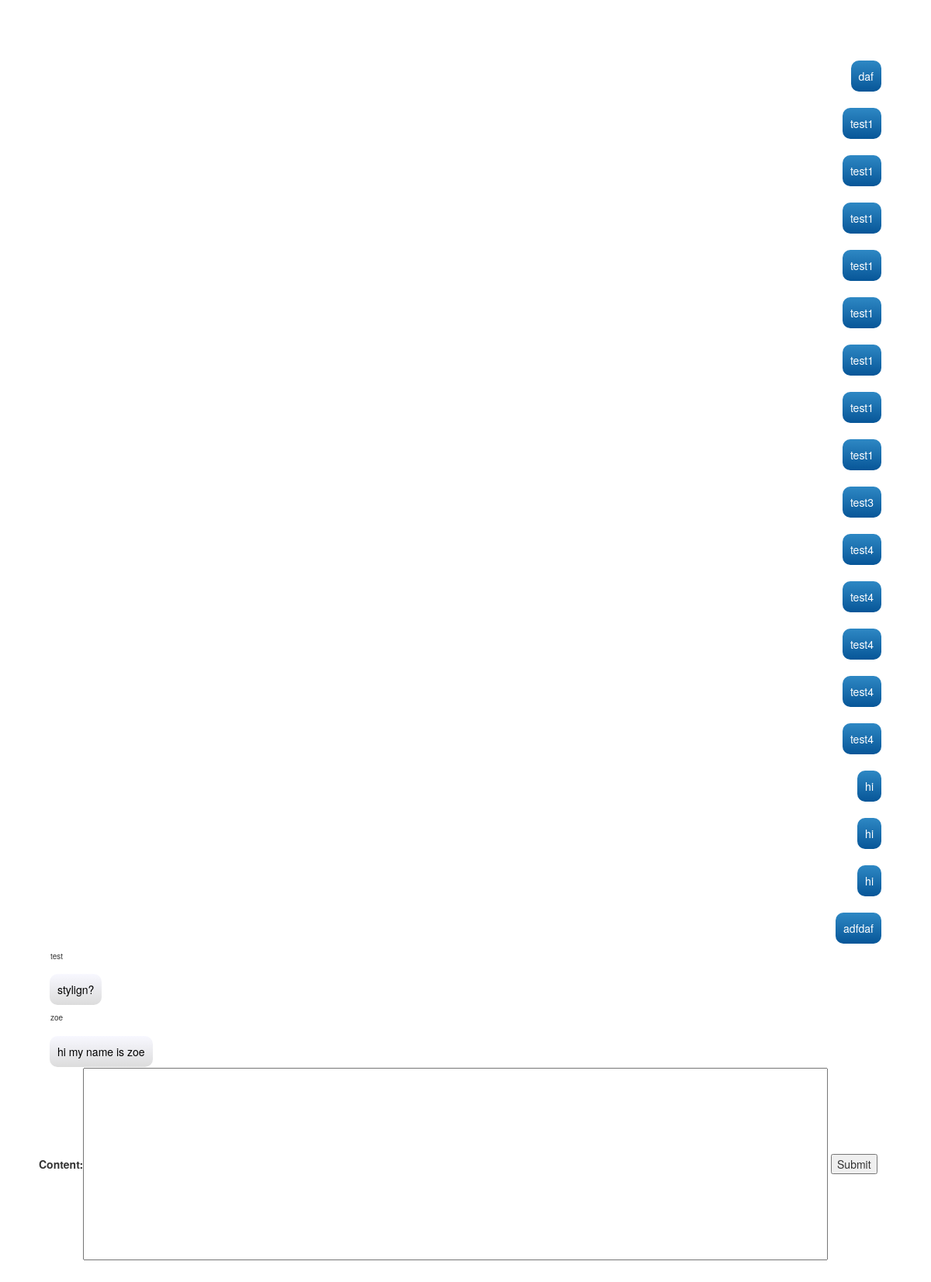
Page /chat/ (signed in) on the committed database.
### client/models.py (models this page shows)
class Message(models.Model):
    username = models.CharField(max_length=20)
    date = models.DateTimeField()
    content = models.CharField(max_length=5000)

### client/views.py (the view, shortened to what this page needs)
@login_required
def chatroom(request):
    form = MessageForm()
    messages = Message.objects.all().order_by('date')
    context = {'messages': messages}
    return render(request, 'client/index.html', {'form': form, 'context': context})

### client/models.py
class MessageForm(ModelForm):
    class Meta:
        model = Message
        fields = ['content']

### templates/client/index.html (shortened to what this page needs)
{% extends 'base.html' %}
{% block body_block %}
<div class="chatroom row-fluid">
    <div class="span12">
    {% if context.messages %}
        {% for message in context.messages %}
            {% if message.username == user.username %}
            <div class="message sent"> {{ message.content }} </div>
            {% else %}
            <div class="username"> {{ message.username }} </div>
            <div class="message received"> {{ message.content }} </div>
            {% endif %}
        {% endfor %}
    {% else %}
        <p>No messages are available.</p>
    {% endif %}
  </div>
</div>
<div id="wrapper">
    <form id="message" action="/chat/" method="post">
    {{ form }}
    <input type="submit" value="Submit" />
    </form>
</div>
{% endblock %}

### client/static/css/client.css (style rules this page uses)
body { padding: 50px }
.chatroom { overflow: scroll; height:80vh; padding: 1em; }
.message { clear:both; display:inline-block; padding:10px; margin:1em 0 0.5em; -webkit-border-radius:10px; -moz-border-radius:10px; border-radius:10px; }
.username { text-align: left; float: left; font-size: 10px; clear:both; display:inline-block; padding:1px; margin:0.1em 0 0.1em; -webkit-border-radius:10px; -moz-border-radius:10px; border-radius:10px; }
.sent { color:#fff; text-align: right; float:right; background:#075698; background:-webkit-gradient(linear, 0 0, 0 100%, from(#2e88c4), to(#075698)); background:-moz-linear-gradient(#2e88c4, #075698); background:-o-linear-gradient(#2e88c4, #075698); background:linear-gradient(#2e88c4, #075698); }
.received { color: #000; text-align: left; float: left; background:#DCDCDC; background:-webkit-gradient(linear, 0 0, 0 100%, from(#2e88c4), to(#DCDCDC)); background:-moz-linear-gradient(#F8F8FF, #DCDCDC); background:-o-linear-gradient(#F8F8FF, #DCDCDC); background:linear-gradient(#F8F8FF, #DCDCDC); }
input#id_content { width: 80vw; height: 15vh; }

### rows in the picture
Message: content "daf"
Message: content "test1"
Message: content "test1"
Message: content "test1"
Message: content "test1"
Message: content "test1"
Message: content "test1"
Message: content "test1"
Message: content "test1"
Message: content "test3"
Message: content "test4"
Message: content "test4"
Message: content "test4"
Message: content "test4"
Message: content "test4"
Message: content "hi"
Message: content "hi"
Message: content "hi"
Message: content "adfdaf"
Message: username "test", content "stylign?"
Message: username "zoe", content "hi my name is zoe"
